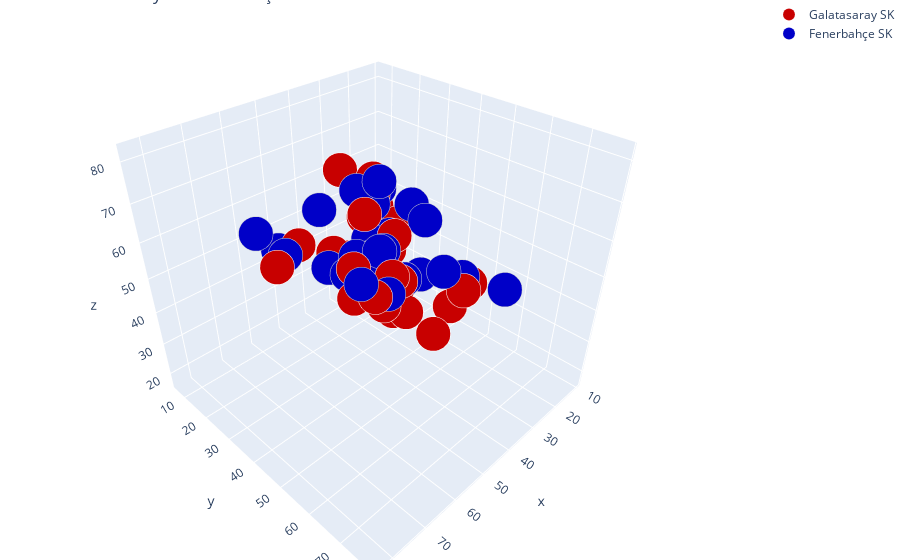

Notebook code for this chart:
### Markdown cell above
# Plotly - 3D Scatter Plot ( Interactive )
* X = Crossing
* Y = Finishing
* Z = Short Passing

### Code cell
GalatasarayTeam = df[df.Club == "Galatasaray SK"].iloc[:,[50,51,53]]
FenerbahceTeam = df[df.Club == "Fenerbahçe SK"].iloc[:,[50,51,53]]

# trace1 =  Galatasarayy SK
trace1 = go.Scatter3d(
    x=GalatasarayTeam.Crossing,
    y=GalatasarayTeam.Finishing,
    z=GalatasarayTeam.ShortPassing,
    mode='markers',
    name = "Galatasaray SK",
    marker=dict(
        color='rgb(200, 0, 0)',
        size=12,
        line=dict(
            color='rgb(255, 255, 255)',
            width=0.1
        )
    )
)
# trace2 = Fenerbahçe SK
trace2 = go.Scatter3d(
    x=FenerbahceTeam.Crossing,
    y=FenerbahceTeam.Finishing,
    z=FenerbahceTeam.ShortPassing,
    mode='markers',
    name = "Fenerbahçe SK",
    marker=dict(
        color='rgb(0, 0, 200)',
        size=12,
        line=dict(
            color='rgb(204, 204, 204)',
            width=0.1
        )
    )
)
data = [trace1, trace2]
layout = go.Layout(
    title = ' 3D Galatasaray and Fenerbaçe',
    margin=dict(
        l=0,
        r=0,
        b=0,
        t=0
    )
)
fig = go.Figure(data=data, layout=layout)
iplot(fig)

### Figure 1 — Plotly figure (JSON) as saved in the notebook; plotly's stock layout.template omitted (floating-point values rounded to 4 significant figures)
{"data": [{"marker": {"color": "rgb(200, 0, 0)", "line": {"color": "rgb(255, 255, 255)", "width": 0.1}, "size": 12}, "mode": "markers", "name": "Galatasaray SK", "type": "scatter3d", "x": [15.0, 70.0, 79.0, 83.0, 78.0, 62.0, 71.0, 74.0, 43.0, 69.0, 70.0, 60.0, 78.0, 61.0, 72.0, 60.0, 68.0, 40.0, 73.0, 65.0, 14.0, 26.0, 40.0, 42.0, 65.0, 59.0, 46.0, 11.0, 42.0, 55.0], "y": [10.0, 40.0, 74.0, 54.0, 68.0, 54.0, 70.0, 71.0, 26.0, 78.0, 71.0, 60.0, 68.0, 75.0, 46.0, 77.0, 57.0, 42.0, 63.0, 68.0, 18.0, 26.0, 64.0, 36.0, 48.0, 59.0, 37.0, 7.0, 36.0, 41.0], "z": [44.0, 67.0, 78.0, 76.0, 74.0, 78.0, 76.0, 72.0, 71.0, 67.0, 75.0, 75.0, 80.0, 67.0, 72.0, 71.0, 68.0, 62.0, 69.0, 64.0, 17.0, 41.0, 56.0, 68.0, 68.0, 56.0, 64.0, 24.0, 72.0, 59.0]}, {"marker": {"color": "rgb(0, 0, 200)", "line": {"color": "rgb(204, 204, 204)", "width": 0.1}, "size": 12}, "mode": "markers", "name": "Fenerbahçe SK", "type": "scatter3d", "x": [82.0, 39.0, 75.0, 49.0, 66.0, 58.0, 49.0, 14.0, 70.0, 12.0, 66.0, 74.0, 78.0, 18.0, 69.0, 68.0, 62.0, 50.0, 76.0, 67.0, 73.0, 74.0, 74.0, 45.0, 64.0, 64.0, 51.0, 42.0, 59.0, 44.0], "y": [74.0, 35.0, 73.0, 45.0, 77.0, 75.0, 58.0, 10.0, 60.0, 11.0, 72.0, 62.0, 41.0, 14.0, 71.0, 64.0, 55.0, 39.0, 47.0, 61.0, 69.0, 42.0, 57.0, 76.0, 61.0, 58.0, 50.0, 48.0, 37.0, 38.0], "z": [82.0, 68.0, 76.0, 77.0, 78.0, 72.0, 73.0, 23.0, 75.0, 27.0, 75.0, 74.0, 75.0, 38.0, 75.0, 77.0, 73.0, 73.0, 72.0, 74.0, 72.0, 70.0, 73.0, 63.0, 74.0, 64.0, 67.0, 70.0, 71.0, 67.0]}], "layout": {"margin": {"b": 0, "l": 0, "r": 0, "t": 0}, "title": {"text": " 3D Galatasaray and Fenerbaçe"}}}
